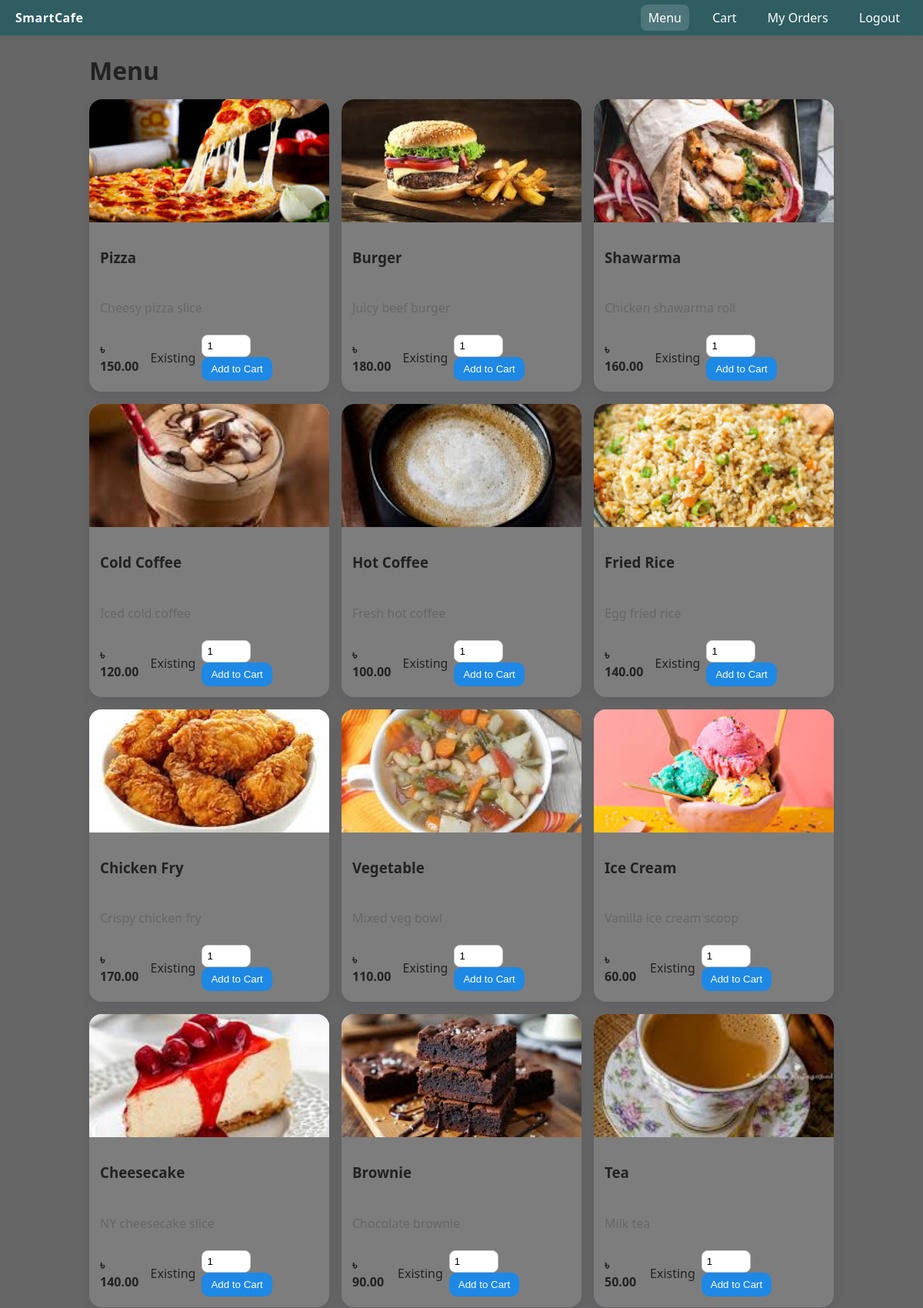
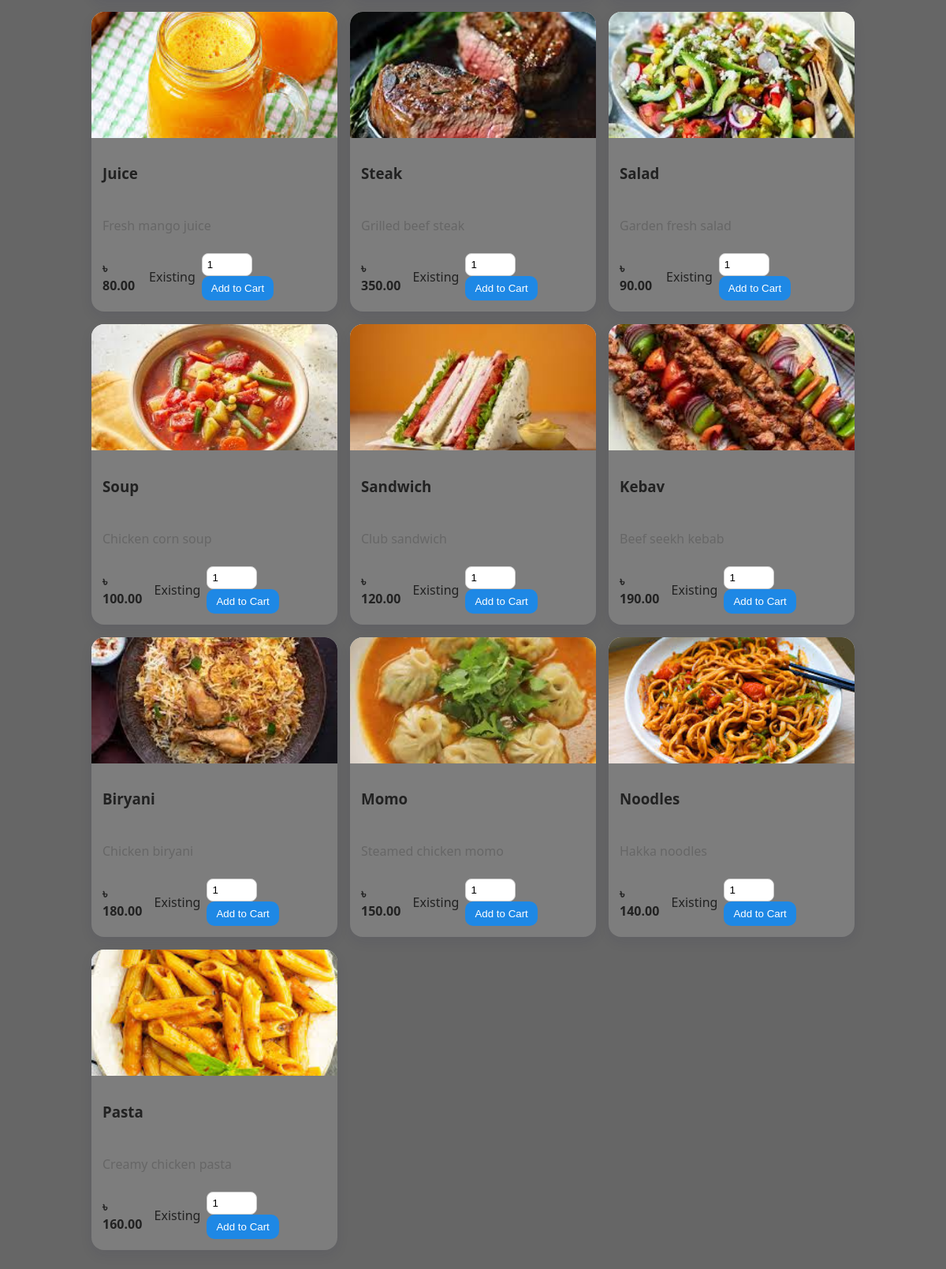
/view/customer/menu.php (signed in), run on the app's committed database (2 pictures, top to bottom).
### tables this page shows
CREATE TABLE `menuitems` (
  `menu_item_id` int(11) NOT NULL,
  `vendor_id` int(11) DEFAULT NULL,
  `managed_by` int(11) DEFAULT NULL,
  `name` varchar(100) NOT NULL,
  `description` text DEFAULT NULL,
  `price` decimal(10,2) NOT NULL,
  `image_url` varchar(255) DEFAULT NULL,
  `available` tinyint(1) DEFAULT 1,
  `created_at` timestamp NOT NULL DEFAULT current_timestamp()
);

### model/customer/itemModel.php (called while the page is built, shortened)
<?php
function getActiveMenuItems() {
    $conn = getConnect();
    $sql = "
        SELECT menu_item_id, name, description, price, image_url
        FROM MenuItems
        WHERE available = 1
        ORDER BY menu_item_id DESC
    ";
    $result = mysqli_query($conn, $sql);
    $items = array();
    if ($result) {
        while (true) {
            $row = mysqli_fetch_assoc($result);
            if (!$row) {
                break;
            }
            $items[] = $row;
        }
    }
    return $items;
}

### view/customer/menu.php (the view, shortened to what this page needs)
<?php
require_once($_SERVER['DOCUMENT_ROOT'] . "/SmartCafe/model/customer/itemModel.php");
$dbItems = getActiveMenuItems();
$defaultItems = [
    ['menu_item_id' => -101, 'name' => 'Pizza',        'description' => 'Cheesy pizza slice',    'price' => 150, 'image_url' => 'pizza.jpg'],
    ['menu_item_id' => -102, 'name' => 'Burger',       'description' => 'Juicy beef burger',     'price' => 180, 'image_url' => 'burger.jpg'],
    ['menu_item_id' => -103, 'name' => 'Shawarma',     'description' => 'Chicken shawarma roll',  'price' => 160, 'image_url' => 'shawarma.jpg'],
    ['menu_item_id' => -104, 'name' => 'Cold Coffee',  'description' => 'Iced cold coffee',      'price' => 120, 'image_url' => 'cold_coffee.jpg'],
    ['menu_item_id' => -105, 'name' => 'Hot Coffee',   'description' => 'Fresh hot coffee',      'price' => 100, 'image_url' => 'hot_coffee.jpg'],
    ['menu_item_id' => -106, 'name' => 'Fried Rice',   'description' => 'Egg fried rice',        'price' => 140, 'image_url' => 'fried_rice.jpg'],
    ['menu_item_id' => -107, 'name' => 'Chicken Fry',  'description' => 'Crispy chicken fry',    'price' => 170, 'image_url' => 'chicken_fry.jpg'],
    ['menu_item_id' => -108, 'name' => 'Vegetable',    'description' => 'Mixed veg bowl',        'price' => 110, 'image_url' => 'vegetable.jpg'],
];
function normalizeString($value) {
    $trimmed = trim($value);
    $lower   = strtolower($trimmed);
    return $lower;
}
$byName = [];
for ($i = 0; $i < count($defaultItems); $i++) {
    $d = $defaultItems[$i];
    $key = normalizeString(isset($d['name']) ? $d['name'] : '');
    $byName[$key] = $d;
}
for ($j = 0; $j < count($dbItems); $j++) {
    $it = $dbItems[$j];
    $key = normalizeString(isset($it['name']) ? $it['name'] : '');
    $byName[$key] = $it;
}
$items = array_values($byName);
?>
<!doctype html>
<html lang="en">
<head>
  <link rel="stylesheet" href="/SmartCafe/view/css/customer.css">
</head>
<body>
<header class="topbar">
  <div class="brand">SmartCafe</div>
  <nav>
    <a class="active" href="/SmartCafe/view/customer/menu.php">Menu</a>
    <a href="/SmartCafe/view/customer/cart.php">Cart</a>
    <a href="/SmartCafe/view/customer/orders.php">My Orders</a>
    <a href="/SmartCafe/view/logout.php">Logout</a>
  </nav>
</header>
<main class="container">
  <h1>Menu</h1>
  <div class="grid">
    <?php
    for ($k = 0; $k < count($items); $k++):
        $it = $items[$k];
        $id = 0;
        if (isset($it['menu_item_id'])) {
            $id = (int)$it['menu_item_id'];
        }
        $isDefault = ($id <= 0);
        $rawImg = '';
        if (isset($it['image_url'])) {
            $rawImg = $it['image_url'];
        }
        $img = htmlspecialchars($rawImg);
        $rawName = isset($it['name']) ? $it['name'] : '';
        $name = htmlspecialchars($rawName);
        $rawDesc = '';
        if (isset($it['description'])) {
            $rawDesc = $it['description'];
        }
        $desc = htmlspecialchars($rawDesc);
        $priceVal = 0.0;
        if (isset($it['price'])) {
            $priceVal = (float)$it['price'];
        }
        $priceTxt = number_format($priceVal, 2);
    ?>
      <div class="card">
        <img
          class="thumb"
          src="/SmartCafe/view/images/<?php echo $img; ?>"
          alt="<?php echo $name; ?>"
        >
        <div class="card-body">
          <h3><?php echo $name; ?></h3>
          <?php if ($desc !== ''): ?>
            <p class="muted"><?php echo $desc; ?></p>
          <?php endif; ?>
          <div class="row-between">
            <span class="price">৳ <?php echo $priceTxt; ?></span>
            <span class="badge"><?php echo $isDefault ? 'New' : 'Existing'; ?></span>
            <form method="post" action="/SmartCafe/controller/customer/cartController.php">
              <input type="number" name="qty" min="1" value="1" class="qty">
              <button class="btn sm" type="submit">Add to Cart</button>
            </form>
          </div>
        </div>
      </div>
    <?php endfor; ?>
  </div>
</main>
</body>
</html>

### view/css/customer.css (style rules this page uses)
:root { --brand: #2f5d62; --bg: #666; --card: rgba(255, 255, 255, 0.15); --text: #222; --muted: #666; --accent: #1e88e5; --danger: #e53935; }
* { box-sizing: border-box; }
body { margin: 0; font-family: system-ui, -apple-system, Segoe UI, Roboto, Arial, sans-serif; background: var(--bg); color: var(--text); }
.topbar { position: sticky; top: 0; display: flex; align-items: center; justify-content: space-between; padding: 12px 20px; background: var(--brand); color: #fff; box-shadow: 0 2px 10px rgba(0, 0, 0, 0.06); }
.topbar .brand { font-weight: 700; letter-spacing: 0.5px; }
.topbar nav a { color: #fff; margin-left: 16px; text-decoration: none; padding: 6px 10px; border-radius: 8px; }
.topbar nav a:hover, .topbar nav a.active { background: rgba(255, 255, 255, 0.15); }
.container { max-width: 1000px; margin: 24px auto; padding: 0 16px; }
h1 { margin: 0 0 16px; }
.muted { color: var(--muted); }
.grid { display: grid; grid-template-columns: repeat(auto-fill, minmax(240px, 1fr)); gap: 16px; }
.card { background: var(--card); border-radius: 16px; box-shadow: 0 6px 16px rgba(22, 25, 79, 0.08); overflow: hidden; display: flex; flex-direction: column; }
.thumb { width: 100%; height: 160px; object-fit: cover; background: #ddd; }
.card-body { padding: 14px; display: flex; flex-direction: column; gap: 8px; }
.row-between { display: flex; align-items: center; justify-content: space-between; gap: 8px; }
.price { font-weight: 700; }
.btn { background: var(--accent); color: #fff; border: none; padding: 10px 16px; border-radius: 10px; cursor: pointer; text-decoration: none; display: inline-block; }
.btn.sm { padding: 8px 12px; }
.qty { width: 64px; padding: 6px; border: 1px solid #ccc; border-radius: 8px; }

### data on the page
menuitems: image_url (picture), name "Pizza", description "Cheesy pizza slice", price "150.00", shows "Existing"
menuitems: image_url (picture), name "Burger", description "Juicy beef burger", price "180.00", shows "Existing"
menuitems: image_url (picture), name "Shawarma", description "Chicken shawarma roll", price "160.00", shows "Existing"
menuitems: image_url (picture), name "Cold Coffee", description "Iced cold coffee", price "120.00", shows "Existing"
menuitems: image_url (picture), name "Hot Coffee", description "Fresh hot coffee", price "100.00", shows "Existing"
menuitems: image_url (picture), name "Fried Rice", description "Egg fried rice", price "140.00", shows "Existing"
menuitems: image_url (picture), name "Chicken Fry", description "Crispy chicken fry", price "170.00", shows "Existing"
menuitems: image_url (picture), name "Vegetable", description "Mixed veg bowl", price "110.00", shows "Existing"
menuitems: image_url (picture), name "Ice Cream", description "Vanilla ice cream scoop", price "60.00", shows "Existing"
menuitems: image_url (picture), name "Cheesecake", description "NY cheesecake slice", price "140.00", shows "Existing"
menuitems: image_url (picture), name "Brownie", description "Chocolate brownie", price "90.00", shows "Existing"
menuitems: image_url (picture), name "Tea", description "Milk tea", price "50.00", shows "Existing"
menuitems: image_url (picture), name "Juice", description "Fresh mango juice", price "80.00", shows "Existing"
menuitems: image_url (picture), name "Steak", description "Grilled beef steak", price "350.00", shows "Existing"
menuitems: image_url (picture), name "Salad", description "Garden fresh salad", price "90.00", shows "Existing"
menuitems: image_url (picture), name "Soup", description "Chicken corn soup", price "100.00", shows "Existing"
menuitems: image_url (picture), name "Sandwich", description "Club sandwich", price "120.00", shows "Existing"
menuitems: image_url (picture), name "Kebav", description "Beef seekh kebab", price "190.00", shows "Existing"
menuitems: image_url (picture), name "Biryani", description "Chicken biryani", price "180.00", shows "Existing"
menuitems: image_url (picture), name "Momo", description "Steamed chicken momo", price "150.00", shows "Existing"
menuitems: image_url (picture), name "Noodles", description "Hakka noodles", price "140.00", shows "Existing"
menuitems: image_url (picture), name "Pasta", description "Creamy chicken pasta", price "160.00", shows "Existing"
